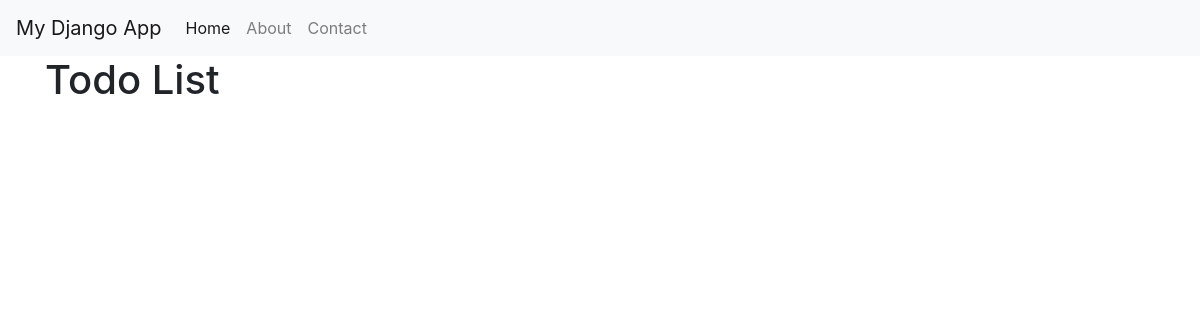
The page /api/todos/ on the database as committed earlier.
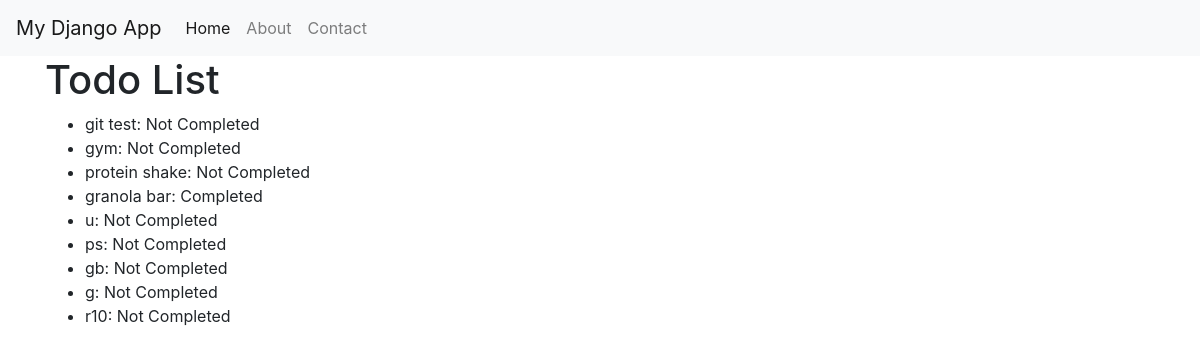
The same page on the database as committed later.
### myapp/models.py (models this page shows, shortened)
class TodoItem(models.Model):
    title = models.CharField(max_length=200)
    completed = models.BooleanField(default=False)

### myapp/views.py (the view)
# urls.py: path("todos/", views.todos, name="Todos"),
def todos(request):
    items = TodoItem.objects.all()
    return render(request, "todo.html", {"todos": items})

### myapp/templates/todo.html
{% extends "base.html" %} {% block content %}
<h1>Todo List</h1>
<ul>
    {% for todo in todos %}
    <li>
        {{ todo.title }}: {% if todo.completed %}Completed{% else %}Not Completed{% endif %}
    </li>
    {% endfor %}
</ul>
{% endblock %}

Rows that differ between the two databases and show on the page:
added TodoItem: title "git test", completed "Not Completed"
added TodoItem: title "gym", completed "Not Completed"
added TodoItem: title "protein shake", completed "Not Completed"
added TodoItem: title "granola bar", completed "Completed"
added TodoItem: title "u", completed "Not Completed"
added TodoItem: title "ps", completed "Not Completed"
added TodoItem: title "gb", completed "Not Completed"
added TodoItem: title "g", completed "Not Completed"
added TodoItem: title "r10", completed "Not Completed"
